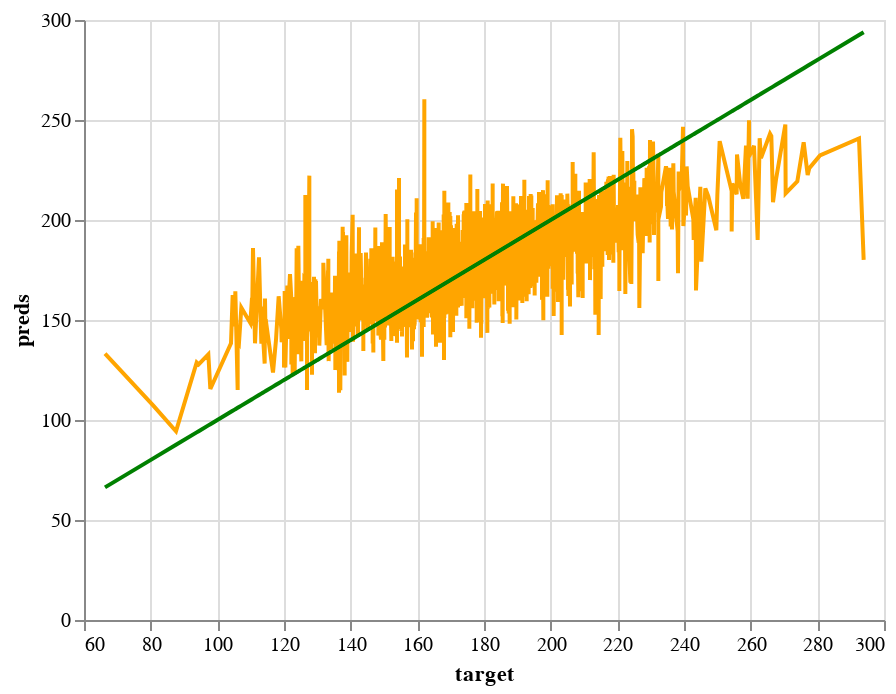

Notebook cell for this chart:
### Code cell
# importing altair library
import altair as alt

#plotting the relationship between actual and predicted target line - train set
actual_y_train = alt.Chart(pd.DataFrame({'target': y_train, 'preds': y_train})).mark_line(color='green').encode(
    x='target',
    y='preds'
)

pred_y_train = alt.Chart(pd.DataFrame({'target': y_train, 'preds': y_train_pred})).mark_line(color='orange').encode(
    x='target',
    y='preds'
  )

pred_y_train + actual_y_train

### Figure 1 — Vega-Lite specification as saved in the notebook (floating-point values rounded to 4 significant figures; data arrays with more than 128 entries replaced by an {"elided": "..."} marker saying what was removed)
{"config": {"view": {"continuousWidth": 400, "continuousHeight": 300}}, "layer": [{"data": {"name": "data-a346d814482a87e2c80d350cfb23c0cd"}, "mark": {"type": "line", "color": "orange"}, "encoding": {"x": {"field": "target", "type": "quantitative"}, "y": {"field": "preds", "type": "quantitative"}}}, {"data": {"name": "data-1dbbaef775c1b9472b27966e6eacf94c"}, "mark": {"type": "line", "color": "green"}, "encoding": {"x": {"field": "target", "type": "quantitative"}, "y": {"field": "preds", "type": "quantitative"}}}], "$schema": "https://vega.github.io/schema/vega-lite/v4.17.0.json", "datasets": {"data-a346d814482a87e2c80d350cfb23c0cd": {"elided": "2438 records"}, "data-1dbbaef775c1b9472b27966e6eacf94c": {"elided": "2438 records"}}}
